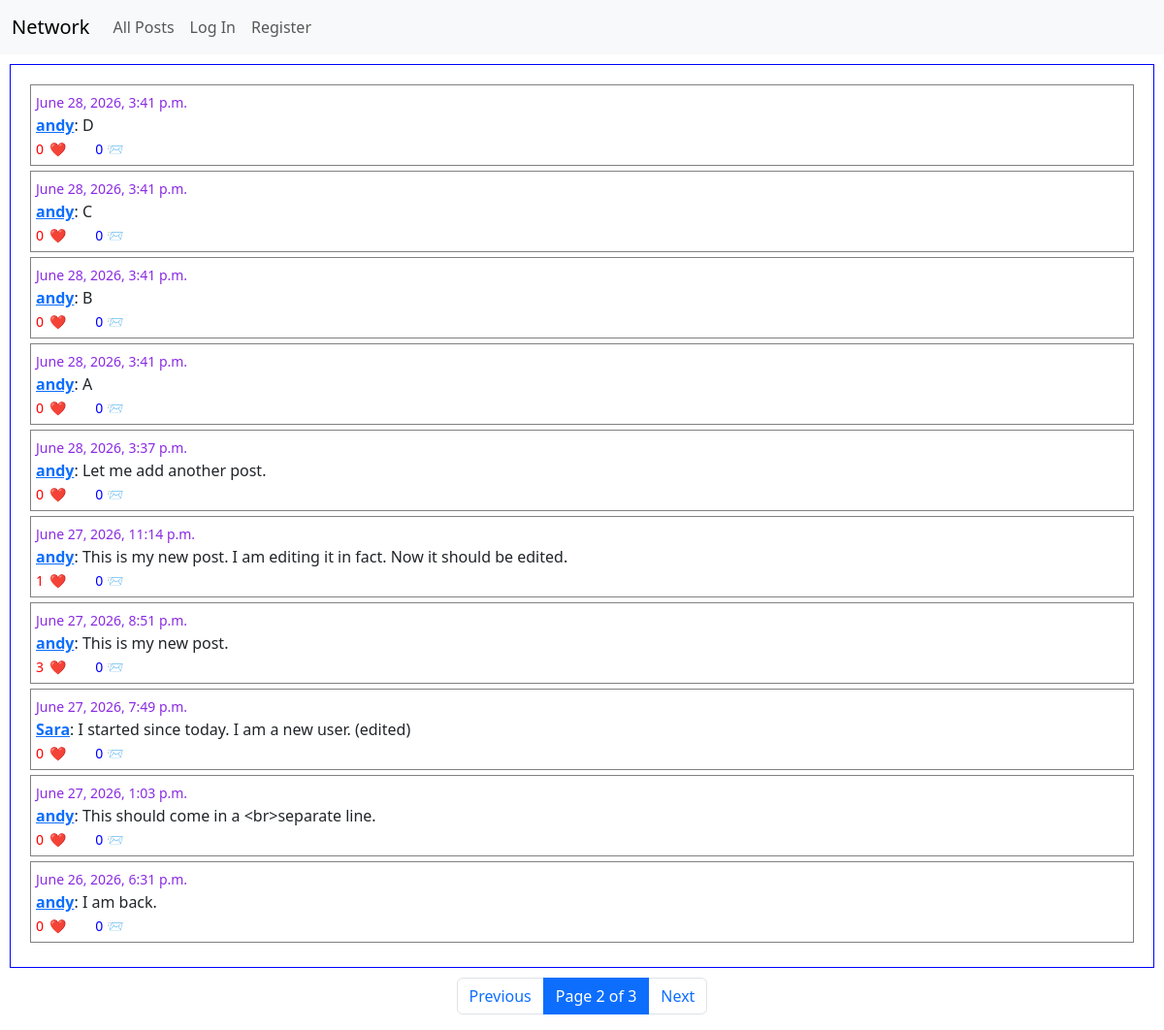
Screenshot of /?page=2 with the database file from the repository.
### network/models.py (models this page shows, shortened)
class Post(models.Model):
    user = models.ForeignKey(User, on_delete=models.CASCADE, related_name="posts")
    content = models.TextField()
    timestamp = models.DateTimeField(auto_now_add=True)

class User(AbstractUser):
    following = models.ManyToManyField("self", symmetrical=False, blank=True, related_name="followers")
    pass

### network/views.py (the view)
# urls.py: path("", views.index, name="index"),
def index(request):
    posts = Post.objects.all().order_by("-timestamp")
    paginator = Paginator(posts, 10)
    pageNumber = request.GET.get('page', 1)
    pageObject = paginator.get_page(pageNumber)
    return render(request, "network/index.html", {
        "posts":pageObject,
    })

### network/templates/network/index.html (shortened to what this page needs)
{% extends "network/layout.html" %}
{% load static %}
{% block body %}
    <div id="posts-container" class="posts-container">
        {% for post in posts %}
            <div class="individual-post">
                <small style="color:blueviolet;">{{post.timestamp}}</small><br>
                <strong><a href="{% url 'profile' post.user.username %}">{{post.user.username}}</a></strong>: <span class="post-content">{{post.content}}</span> <br>
                <small style="color:red;"><span class="likescount">{{post.likes.count}}</span><button data-id="{{post.id}}" class="likebutton">❤️</button></small>
                <small style="color:blue;">{{post.comments.count}} 📨</small>
            </div>
        {% empty %}
            <strong> No posts yet!!! </strong>
        {% endfor %}
    </div>
    <nav aria-label="Page navigation">
        <ul class="pagination justify-content-center">
            {% if posts.has_previous %}
                <li class="page-item">
                    <a class="page-link" href="?page={{ posts.previous_page_number }}">Previous</a>
                </li>
            {% else %}
                <li class="page-item disabled">
                    <span class="page-link">Previous</span>
                </li>
            {% endif %}
            <li class="page-item active" aria-current="page">
                <span class="page-link">
                    Page {{ posts.number }} of {{ posts.paginator.num_pages }}
                </span>
            </li>
            {% if posts.has_next %}
                <li class="page-item">
                    <a class="page-link" href="?page={{ posts.next_page_number }}">Next</a>
                </li>
            {% else %}
                <li class="page-item disabled">
                    <span class="page-link">Next</span>
                </li>
            {% endif %}
        </ul>
    </nav>
{% endblock %}

### network/static/network/styles.css (style rules this page uses)
.posts-container { height:auto; width: auto; border: 1px solid blue; margin: 10px; padding: 20px; margin-right: 10px; }
.individual-post { border: 1px solid gray; margin-bottom: 5px; padding: 5px; }
.likebutton { border:none; background-color: transparent; }

### rows the page displays
Post: timestamp "June 28, 2026, 3:41 p.m.", user.username "andy", content "D", likes.count "0", comments.count "0"
Post: timestamp "June 28, 2026, 3:41 p.m.", user.username "andy", content "C", likes.count "0", comments.count "0"
Post: timestamp "June 28, 2026, 3:41 p.m.", user.username "andy", content "B", likes.count "0", comments.count "0"
Post: timestamp "June 28, 2026, 3:41 p.m.", user.username "andy", content "A", likes.count "0", comments.count "0"
Post: timestamp "June 28, 2026, 3:37 p.m.", user.username "andy", content "Let me add another post.", likes.count "0", comments.count "0"
Post: timestamp "June 27, 2026, 11:14 p.m.", user.username "andy", content "This is my new post. I am editing it in fact. Now it should be edited.", likes.count "1", comments.count "0"
Post: timestamp "June 27, 2026, 8:51 p.m.", user.username "andy", content "This is my new post.", likes.count "3", comments.count "0"
Post: timestamp "June 27, 2026, 7:49 p.m.", user.username "Sara", content "I started since today. I am a new user. (edited)", likes.count "0", comments.count "0"
Post: timestamp "June 27, 2026, 1:03 p.m.", user.username "andy", content "This should come in a <br>separate line.", likes.count "0", comments.count "0"
Post: timestamp "June 26, 2026, 6:31 p.m.", user.username "andy", content "I am back.", likes.count "0", comments.count "0"

### other values shown
{{ posts.number }} "2"
{{ posts.paginator.num_pages }} "3"
